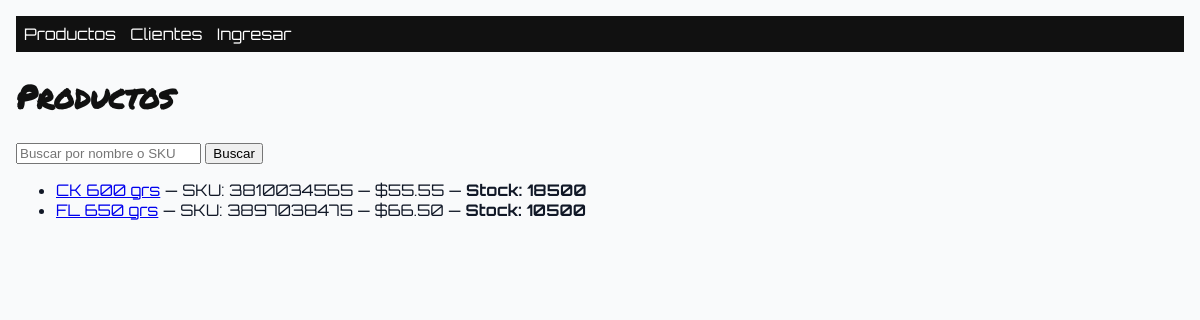
/productos/, run on the app's committed database.
### ventas/models.py (models this page shows, shortened)
class Producto(models.Model):
    sku = models.CharField(max_length=50, unique=True)
    nombre = models.CharField(max_length=200)
    precio = models.DecimalField(max_digits=12, decimal_places=2, validators=[MinValueValidator(0)])
    stock = models.PositiveIntegerField(default=0)
    activo = models.BooleanField(default=True)

### ventas/views.py (the view)
# urls.py: path("productos/", views.ProductoListView.as_view(), name="producto_list"),
class ProductoListView(ListView):
    model = Producto
    template_name = "ventas/producto_list.html"
    context_object_name = "productos"
    paginate_by = 12
    def get_queryset(self):
        qs = Producto.objects.filter(activo=True).order_by("nombre")
        q = self.request.GET.get("q")
        if q:
            qs = qs.filter(Q(nombre__icontains=q) | Q(sku__icontains=q))
        return qs

### templates/ventas/producto_list.html (shortened to what this page needs)
{% extends "base.html" %}
{% block content %}
<h1>Productos</h1>
<form method="get" class="mb-3">
  <input name="q" value="{{ request.GET.q }}" placeholder="Buscar por nombre o SKU">
  <button type="submit">Buscar</button>
</form>
<ul>
  {% for p in productos %}
    <li>
      <a href="{% url 'producto_detail' p.pk %}">{{ p.nombre }}</a>
      — SKU: {{ p.sku }} — ${{ p.precio }} —
      <strong>Stock: {{ p.stock }}</strong>
    </li>
  {% empty %}
    <li>No hay productos.</li>
  {% endfor %}
</ul>
{% endblock %}

### static/css/style.css (style rules this page uses)
body { font-family: 'Orbitron', sans-serif; background-color: #f9fafb; color: #111827; margin: 0; padding: 1rem; }
h1, h2, h3 { font-family: 'Permanent Marker', cursive; color: #111; }

### data on the page
Producto: nombre "CK 600 grs", sku "3810034565", precio "55.55", stock "18500"
Producto: nombre "FL 650 grs", sku "3897038475", precio "66.50", stock "10500"
